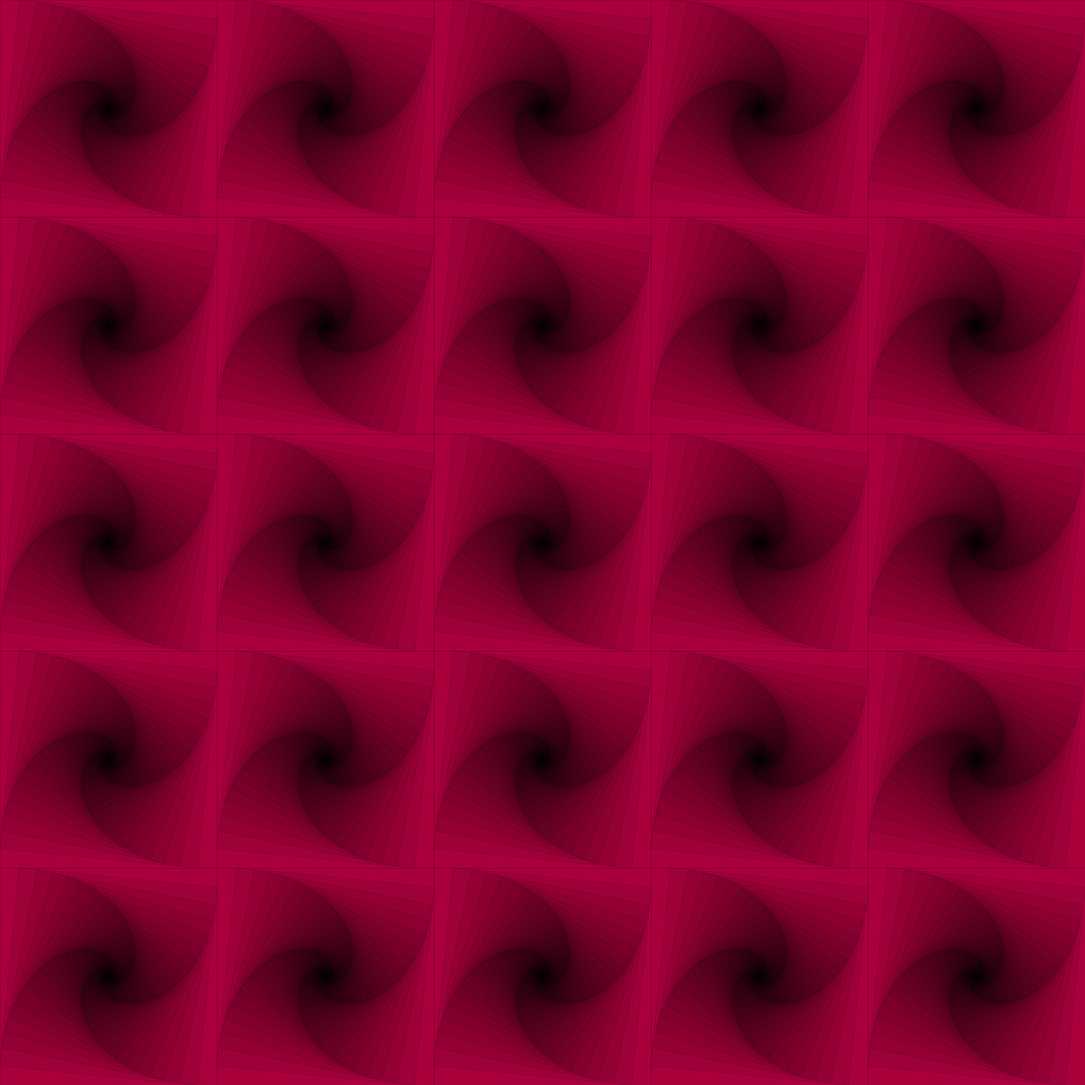
Frame 1 (no input)
Frame 2 (the mouse pressed at the canvas centre, redrawn once): identical to frame 1, image omitted

The Processing sketch that drew this single still picture (run headless with seeded random() and noise(); the mouse was pressed at the canvas centre and the sketch redrawn once):

// Processing sketch: vortexMatrixInFuschia
// ── vortexMatrixInFuschia.pde
void setup() {
  size(2000, 2000);
  noLoop();
}

void draw() {
  rectMode(CENTER);
  int n = 5;
  translate(width / float(n) * 0.5, height / float(n) * 0.5);
  background(180, 0, 64);
  fill(0, 16);
  stroke(0);

  for (int y = 0; y < n; y++) {
    pushMatrix();
    translate(0, y * width / float(n));
    for (int x = 0; x < n; x++) {
      pushMatrix();
      translate(x * width / float(n), 0);
      scale(1 / (float)n);
      r(width, PI / 32.0, 200);
      popMatrix();
    }
    popMatrix();
  }
}

void r(float s, float angle, int iterations) {
  rect(0, 0, s, s);

  rotate(angle);
  if (--iterations >= 1) {
    r(s * 0.915, angle, iterations);
  }
}
